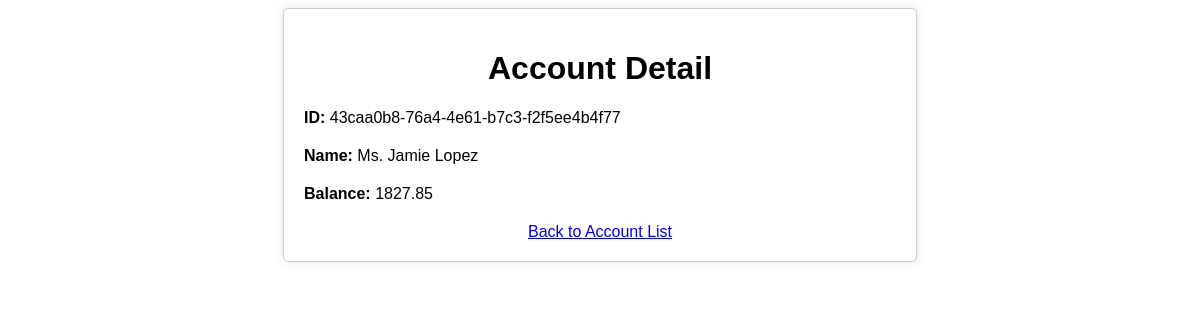
The page /43caa0b8-76a4-4e61-b7c3-f2f5ee4b4f77/ on the database its author committed.
### accounts/models.py (models this page shows, shortened)
class Account(models.Model):
    id = models.CharField(max_length=50, primary_key=True)
    name = models.CharField(max_length=100)
    balance = models.DecimalField(max_digits=10, decimal_places=2)

### accounts/views.py (the view)
# urls.py: path('<str:pk>/', accounts_details, name='account_detail'),
def accounts_details(request, pk):
    account = get_object_or_404(Account , pk=pk)
    return render(request, 'accounts/details.html', {'account': account})

### accounts/templates/accounts/details.html (shortened to what this page needs)
<!DOCTYPE html>
<html lang="en">
<head>
</head>
<body>
    <div class="container">
        <h1>Account Detail</h1>
        <div class="detail-item">
            <strong>ID:</strong> {{ account.id }}
        </div>
        <div class="detail-item">
            <strong>Name:</strong> {{ account.name }}
        </div>
        <div class="detail-item">
            <strong>Balance:</strong> {{ account.balance }}
        </div>
        <a href="{% url 'list_accounts' %}" class="back-link">Back to Account List</a>
    </div>
</body>
</html>

### accounts/templates/accounts/details.html (style rules this page uses)
body { font-family: Arial, sans-serif; }
.container { width: 50%; margin: 0 auto; padding: 20px; border: 1px solid #ccc; border-radius: 5px; box-shadow: 0 0 10px rgba(0, 0, 0, 0.1); }
h1 { text-align: center; }
.detail-item { margin-bottom: 20px; }
.back-link { display: block; text-align: center; margin-top: 20px; }

### rows shown on the page
Account: id "43caa0b8-76a4-4e61-b7c3-f2f5ee4b4f77", name "Ms. Jamie Lopez", balance "1827.85"
